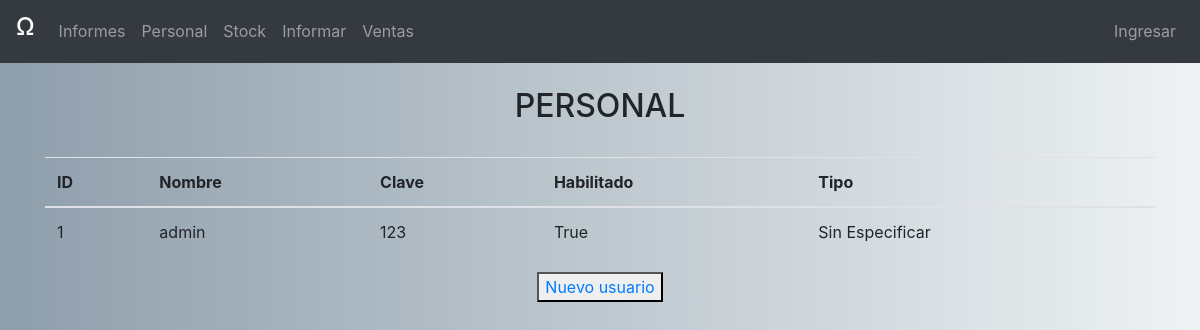
/Personal, run on an earlier commit of the app's database.
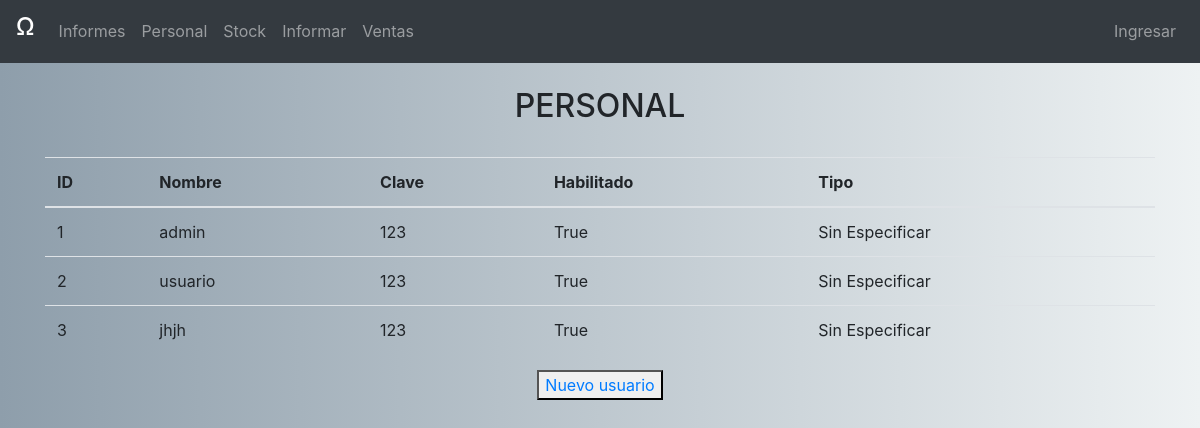
And on a later commit of the database.
### CapaDatos/modelos.py (models this page shows, shortened)
class Usuario(db.Model, UserMixin):
    __tablename__ = 'usuarios'
    id = db.Column(db.Integer, primary_key=True, autoincrement=True)
    nombre = db.Column(db.String,nullable=False)
    clave = db.Column(db.String,nullable=False)
    habilitado = db.Column(db.Boolean,nullable=False)
    tipo_id = db.Column(db.Integer, db.ForeignKey('tipo_usuario.id'), nullable=False)
    usuario_tipo_rel = db.relationship('Tipo_usuario', foreign_keys=tipo_id)

### CapaPresentacion/InformadorProyecto.py (the view)
@app.route('/Personal')
def personal():
    personal = Usuario.query.all()
    return render_template('index.html', pagina='personal.html', personal=personal)

### CapaPresentacion/templates/index.html (shortened to what this page needs)
<!DOCTYPE html>
<html lang="en">
<head>
  <link rel="stylesheet" href="static/css/bootstrap.min.css">
</head>
<body>
{% include('cabecera.html') %}
<div class="container-fluid">
    {% include pagina %}
</body>
</html>

### CapaPresentacion/templates/cabecera.html (shortened to what this page needs)
  <link rel="stylesheet" href="static/css/bootstrap.min.css">
<nav class="navbar navbar-expand-sm bg-dark navbar-dark">
    <a href="{{ url_for('index') }}" class="navbar-brand" href="#"><h4>&Omega;</h4></a>
  <div class="collapse navbar-collapse" id="collapsibleNavbar">
    <ul class="navbar-nav">
      <li class="nav-item">
        <a class="nav-link" href="{{ url_for('prueba') }}">Informes</a>
      </li>
      <li class="nav-item">
        <a class="nav-link" href="{{ url_for('personal') }}">Personal</a>
      </li>
      <li class="nav-item">
        <a class="nav-link" href="{{ url_for('stock') }}">Stock</a>
      </li>
        <li class="nav-item">
        <a class="nav-link" href="{{ url_for('stock') }}">Informar</a>
      </li>
        <li>
            <a class="nav-link" href="{{ url_for('ventas') }}">Ventas</a>
        </li>
    </ul>
        <ul class="navbar-nav ml-auto">
        <li class="nav-item">
              {% if current_user.is_authenticated %}
                  <li>Hi {{ current_user.nombre}}! </li> <a href="{{ url_for('logout') }}">Salir</a></li>
               {% else %}
                <a  class="nav-link" href="{{ url_for('login') }}">Ingresar</a>
           {% endif %}
    </li>
    </ul>
  </div>
</nav>

### CapaPresentacion/templates/personal.html (shortened to what this page needs)
<!DOCTYPE html>
<html lang="en">
<head>
</head>
<body style="background: linear-gradient(to right, #8e9eab, #eef2f3);">
<br>
<div align="center"><h2>PERSONAL</h2></div>
<br>
<div class="container">
    <table class="table">
        <thead>
        <tr>
            <th>ID</th>
            <th>Nombre</th>
            <th>Clave</th>
            <th>Habilitado</th>
            <th>Tipo</th>
        </tr>
        </thead>
        <tbody>
            {% for usr in personal %}
                <tr>
                <td>{{ usr.id }}</td>
                <td>{{ usr.nombre }}</td>
                <td>{{ usr.clave }}</td>
                <td>{{ usr.habilitado }}</td>
                <td>
                    {{ 'Sin Especificar' if usr.usuario_tipo_rel is none else usr.usuario_tipo_rel.descripcion   }}
                </td>
                </tr>
            {% endfor %}
        </tbody>
    </table>
</div>
</div>
<div align="center"><button><a href="#" data-toggle="modal" data-target="#ModalUsuario">Nuevo usuario</a></button></div>
</body>
</html>

What changed in the data, as far as the page shows it:
added Usuario: id "2", nombre "usuario", clave "123", habilitado "True", usuario_tipo_rel "Sin Especificar"
added Usuario: id "3", nombre "jhjh", clave "123", habilitado "True", usuario_tipo_rel "Sin Especificar"
